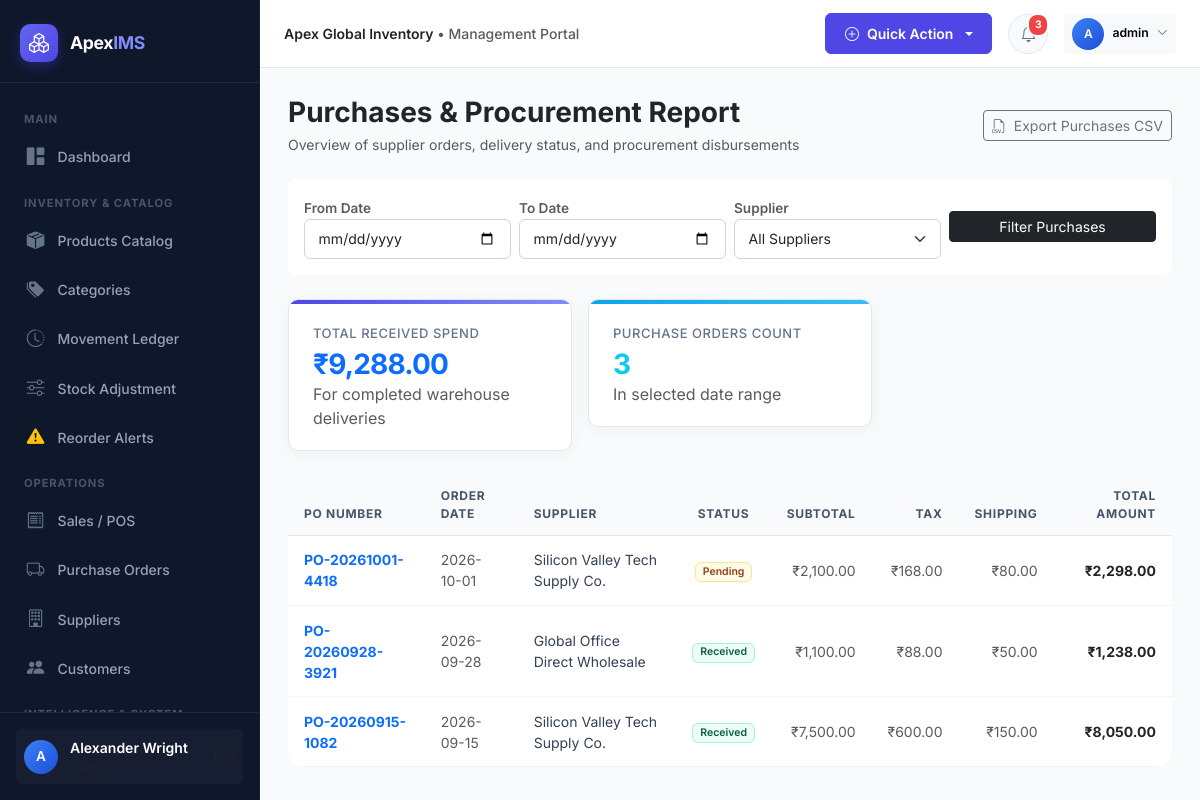
/reports/purchases (signed in), run on the app's committed database.
### models/user.py (models this page shows, shortened)
class User(UserMixin, db.Model):
    __tablename__ = 'users'
    id = db.Column(db.Integer, primary_key=True)
    username = db.Column(db.String(64), unique=True, nullable=False, index=True)
    email = db.Column(db.String(120), unique=True, nullable=False, index=True)
    password_hash = db.Column(db.String(256), nullable=False)
    full_name = db.Column(db.String(100), nullable=False)
    phone = db.Column(db.String(25))
    role_id = db.Column(db.Integer, db.ForeignKey('roles.id'), nullable=False)
    is_active = db.Column(db.Boolean, default=True)
    last_login = db.Column(db.DateTime)
    created_at = db.Column(db.DateTime, default=datetime.utcnow)
    updated_at = db.Column(db.DateTime, default=datetime.utcnow, onupdate=datetime.utcnow)
    role = db.relationship('Role', back_populates='users')
    purchases = db.relationship('PurchaseOrder', back_populates='user', lazy='dynamic')
    sales = db.relationship('Sale', back_populates='user', lazy='dynamic')
    inventory_transactions = db.relationship('InventoryTransaction', back_populates='user', lazy='dynamic')
    stock_adjustments = db.relationship('StockAdjustment', back_populates='user', lazy='dynamic')
    audit_logs = db.relationship('AuditLog', back_populates='user', lazy='dynamic')
    def has_role(self, *role_names):
        if not self.role:
            return False
        return self.role.name in role_names
    @property
    def is_admin(self):
        return self.role and self.role.name == 'Admin'

### models/purchase.py (models this page shows, shortened)
class PurchaseOrder(db.Model):
    __tablename__ = 'purchase_orders'
    id = db.Column(db.Integer, primary_key=True)
    po_number = db.Column(db.String(64), unique=True, nullable=False, index=True)
    supplier_id = db.Column(db.Integer, db.ForeignKey('suppliers.id'), nullable=False)
    user_id = db.Column(db.Integer, db.ForeignKey('users.id'), nullable=False)
    order_date = db.Column(db.DateTime, default=datetime.utcnow, nullable=False)
    status = db.Column(db.String(20), default='Received', index=True)  # Pending, Received, Cancelled
    subtotal = db.Column(db.Float, default=0.0, nullable=False)
    tax_amount = db.Column(db.Float, default=0.0, nullable=False)
    discount_amount = db.Column(db.Float, default=0.0, nullable=False)
    shipping_fee = db.Column(db.Float, default=0.0, nullable=False)
    total_amount = db.Column(db.Float, default=0.0, nullable=False)
    payment_status = db.Column(db.String(20), default='Paid')  # Paid, Partial, Unpaid
    notes = db.Column(db.Text)
    created_at = db.Column(db.DateTime, default=datetime.utcnow)
    supplier = db.relationship('Supplier', back_populates='purchases')
    user = db.relationship('User', back_populates='purchases')
    items = db.relationship('PurchaseItem', back_populates='purchase', cascade='all, delete-orphan')

### models/product.py (models this page shows, shortened)
class Supplier(db.Model):
    __tablename__ = 'suppliers'
    id = db.Column(db.Integer, primary_key=True)
    name = db.Column(db.String(150), nullable=False, index=True)
    contact_person = db.Column(db.String(100))
    email = db.Column(db.String(120), index=True)
    phone = db.Column(db.String(30))
    address = db.Column(db.Text)
    tax_number = db.Column(db.String(50))
    notes = db.Column(db.Text)
    is_active = db.Column(db.Boolean, default=True)
    created_at = db.Column(db.DateTime, default=datetime.utcnow)
    products = db.relationship('Product', back_populates='supplier', lazy='dynamic')
    purchases = db.relationship('PurchaseOrder', back_populates='supplier', lazy='dynamic')

### routes/reports.py (the view, shortened to what this page needs)
@reports_bp.route('/reports/purchases')
@login_required
def purchases_report():
    start_date_str = request.args.get('start_date')
    end_date_str = request.args.get('end_date')
    supplier_id = request.args.get('supplier_id', type=int)
    query = PurchaseOrder.query
    if start_date_str:
        try:
            start_date = datetime.strptime(start_date_str, '%Y-%m-%d')
            query = query.filter(PurchaseOrder.order_date >= start_date)
        except ValueError:
            pass
    if end_date_str:
        try:
            end_date = datetime.strptime(end_date_str, '%Y-%m-%d') + timedelta(days=1)
            query = query.filter(PurchaseOrder.order_date < end_date)
        except ValueError:
            pass
    if supplier_id:
        query = query.filter(PurchaseOrder.supplier_id == supplier_id)
    purchases = query.order_by(PurchaseOrder.order_date.desc()).all()
    total_spent = sum(p.total_amount for p in purchases if p.status == 'Received')
    suppliers = Supplier.query.order_by(Supplier.name).all()
    export_format = request.args.get('export')
    return render_template(
        'reports/purchases_report.html',
        purchases=purchases,
        suppliers=suppliers,
        start_date=start_date_str,
        end_date=end_date_str,
        selected_supplier=supplier_id,
        total_spent=total_spent
    )

### utils/helpers.py (called while the page is built)
def format_currency(value):
    try:
        val = float(value or 0)
        return f"{Config.CURRENCY_SYMBOL}{val:,.2f}"
    except (ValueError, TypeError):
        return f"{Config.CURRENCY_SYMBOL}0.00"

### templates/reports/purchases_report.html (shortened to what this page needs)
{% extends "base.html" %}
{% block content %}
<div class="d-flex flex-column flex-md-row align-items-md-center justify-content-between mb-4 gap-3">
  <div>
    <h3 class="fw-bold text-dark mb-1">Purchases & Procurement Report</h3>
    <p class="text-muted small mb-0">Overview of supplier orders, delivery status, and procurement disbursements</p>
  </div>
  <a href="{{ url_for('reports.purchases_report', export='csv', start_date=start_date, end_date=end_date, supplier_id=selected_supplier) }}" class="btn btn-outline-secondary btn-sm">
    <i class="bi bi-filetype-csv me-1"></i> Export Purchases CSV
  </a>
</div>
<div class="card border-0 shadow-card rounded-3 mb-4">
  <div class="card-body p-3">
    <form method="GET" action="{{ url_for('reports.purchases_report') }}" class="row g-2 align-items-center">
      <div class="col-md-3">
        <label class="form-label extra-small text-muted mb-0">From Date</label>
        <input type="date" name="start_date" class="form-control form-control-sm" value="{{ start_date or '' }}">
      </div>
      <div class="col-md-3">
        <label class="form-label extra-small text-muted mb-0">To Date</label>
        <input type="date" name="end_date" class="form-control form-control-sm" value="{{ end_date or '' }}">
      </div>
      <div class="col-md-3">
        <label class="form-label extra-small text-muted mb-0">Supplier</label>
        <select name="supplier_id" class="form-select form-select-sm">
          <option value="">All Suppliers</option>
        </select>
      </div>
      <div class="col-md-3 d-flex align-items-end gap-1">
        <button type="submit" class="btn btn-sm btn-dark w-100">Filter Purchases</button>
      </div>
    </form>
  </div>
</div>
<div class="row g-3 mb-4">
  <div class="col-md-4">
    <div class="stat-card primary">
      <span class="stat-label">Total Received Spend</span>
      <div class="stat-value text-primary mt-1">{{ total_spent|currency }}</div>
      <span class="text-muted extra-small">For completed warehouse deliveries</span>
    </div>
  </div>
  <div class="col-md-4">
    <div class="stat-card info">
      <span class="stat-label">Purchase Orders Count</span>
      <div class="stat-value text-info mt-1">{{ purchases|length }}</div>
      <span class="text-muted extra-small">In selected date range</span>
    </div>
  </div>
</div>
<div class="card border-0 shadow-card rounded-4 overflow-hidden">
  <div class="table-responsive">
    <table class="table table-custom mb-0">
      <thead>
        <tr>
          <th>PO Number</th>
          <th>Order Date</th>
          <th>Supplier</th>
          <th class="text-center">Status</th>
          <th class="text-end">Subtotal</th>
          <th class="text-end">Tax</th>
          <th class="text-end">Shipping</th>
          <th class="text-end">Total Amount</th>
        </tr>
      </thead>
      <tbody>
        {% for po in purchases %}
        <tr>
          <td>
            <a href="{{ url_for('purchases.view', id=po.id) }}" class="fw-bold text-primary text-decoration-none">
              {{ po.po_number }}
            </a>
          </td>
          <td class="small text-muted">{{ po.order_date.strftime('%Y-%m-%d') }}</td>
          <td>{{ po.supplier.name if po.supplier else 'N/A' }}</td>
          <td class="text-center">
            {% if po.status == 'Received' %}
              <span class="badge badge-soft-success">Received</span>
            {% elif po.status == 'Pending' %}
              <span class="badge badge-soft-warning">Pending</span>
            {% else %}
              <span class="badge badge-soft-secondary">{{ po.status }}</span>
            {% endif %}
          </td>
          <td class="text-end text-muted small">{{ po.subtotal|currency }}</td>
          <td class="text-end text-muted small">{{ po.tax_amount|currency }}</td>
          <td class="text-end text-muted small">{{ po.shipping_fee|currency }}</td>
          <td class="text-end fw-bold text-dark">{{ po.total_amount|currency }}</td>
        </tr>
        {% else %}
        <tr>
          <td colspan="8" class="text-center py-4 text-muted">No purchase orders found matching criteria.</td>
        </tr>
        {% endfor %}
      </tbody>
    </table>
  </div>
</div>
{% endblock %}

### templates/base.html (shortened to what this page needs)
<!DOCTYPE html>
<html lang="en">
<head>
  <link href="https://cdn.jsdelivr.net/npm/bootstrap@5.3.3/dist/css/bootstrap.min.css" rel="stylesheet">
  <link href="https://cdn.jsdelivr.net/npm/bootstrap-icons@1.11.3/font/bootstrap-icons.min.css" rel="stylesheet">
  <link href="{{ url_for('static', filename='css/style.css') }}" rel="stylesheet">
</head>
<body>
{% if current_user.is_authenticated %}
  <aside id="sidebar-wrapper">
    <div class="sidebar-brand">
      <div class="sidebar-brand-icon">
        <i class="bi bi-boxes"></i>
      </div>
      <div class="sidebar-brand-text">Apex<span>IMS</span></div>
    </div>
    <div class="sidebar-menu">
      <div class="sidebar-heading">Main</div>
      <a href="{{ url_for('dashboard.index') }}" class="nav-link-custom {% if request.endpoint == 'dashboard.index' %}active{% endif %}">
        <i class="bi bi-grid-1x2-fill"></i>
        <span>Dashboard</span>
      </a>
      <div class="sidebar-heading">Inventory & Catalog</div>
      <a href="{{ url_for('products.index') }}" class="nav-link-custom {% if request.endpoint and request.endpoint.startswith('products.') %}active{% endif %}">
        <i class="bi bi-box-seam-fill"></i>
        <span>Products Catalog</span>
      </a>
      <a href="{{ url_for('categories.index') }}" class="nav-link-custom {% if request.endpoint and request.endpoint.startswith('categories.') %}active{% endif %}">
        <i class="bi bi-tags-fill"></i>
        <span>Categories</span>
      </a>
      <a href="{{ url_for('inventory.ledger') }}" class="nav-link-custom {% if request.endpoint == 'inventory.ledger' %}active{% endif %}">
        <i class="bi bi-clock-history"></i>
        <span>Movement Ledger</span>
      </a>
      <a href="{{ url_for('inventory.adjust') }}" class="nav-link-custom {% if request.endpoint == 'inventory.adjust' %}active{% endif %}">
        <i class="bi bi-sliders"></i>
        <span>Stock Adjustment</span>
      </a>
      <a href="{{ url_for('inventory.reorder') }}" class="nav-link-custom {% if request.endpoint == 'inventory.reorder' %}active{% endif %}">
        <i class="bi bi-exclamation-triangle-fill text-warning"></i>
        <span>Reorder Alerts</span>
      </a>
      <div class="sidebar-heading">Operations</div>
      <a href="{{ url_for('sales.index') }}" class="nav-link-custom {% if request.endpoint and request.endpoint.startswith('sales.') %}active{% endif %}">
        <i class="bi bi-receipt"></i>
        <span>Sales / POS</span>
      </a>
      <a href="{{ url_for('purchases.index') }}" class="nav-link-custom {% if request.endpoint and request.endpoint.startswith('purchases.') %}active{% endif %}">
        <i class="bi bi-truck"></i>
        <span>Purchase Orders</span>
      </a>
      <a href="{{ url_for('suppliers.index') }}" class="nav-link-custom {% if request.endpoint and request.endpoint.startswith('suppliers.') %}active{% endif %}">
        <i class="bi bi-building"></i>
        <span>Suppliers</span>
      </a>
      <a href="{{ url_for('customers.index') }}" class="nav-link-custom {% if request.endpoint and request.endpoint.startswith('customers.') %}active{% endif %}">
        <i class="bi bi-people-fill"></i>
        <span>Customers</span>
      </a>
      <div class="sidebar-heading">Intelligence & System</div>
    </div>
    <div class="sidebar-footer">
      <div class="user-badge">
        <div class="user-avatar-sm">
          {{ current_user.full_name[:1] }}
        </div>
        <div class="overflow-hidden flex-grow-1">
          <div class="text-white text-truncate fw-semibold small">{{ current_user.full_name }}</div>
          <div class="text-muted extra-small text-truncate" style="font-size:0.75rem;">{{ current_user.role.name }}</div>
        </div>
        <a href="{{ url_for('auth.logout') }}" class="text-muted hover-white ms-1" title="Sign Out">
          <i class="bi bi-box-arrow-right fs-5"></i>
        </a>
      </div>
    </div>
  </aside>
  <div id="page-content-wrapper">
    <nav class="top-navbar">
      <div class="d-flex align-items-center gap-3">
        <div class="d-none d-md-block text-muted small fw-medium">
          <span class="text-dark fw-semibold">{{ app_config.COMPANY_NAME }}</span> &bull; Management Portal
        </div>
      </div>
      <div class="d-flex align-items-center gap-3">
        <div class="dropdown">
          <button class="btn btn-sm btn-primary dropdown-toggle d-flex align-items-center gap-2" type="button" data-bs-toggle="dropdown">
            <i class="bi bi-plus-circle"></i>
            <span class="d-none d-sm-inline">Quick Action</span>
          </button>
        </div>
        <div class="dropdown">
          <button class="nav-icon-btn" type="button" data-bs-toggle="dropdown" aria-expanded="false">
            <i class="bi bi-bell"></i>
            <span id="notif-badge" class="pulse-badge" style="{% if unread_notifications_count == 0 %}display:none;{% endif %}">
              {{ unread_notifications_count }}
            </span>
          </button>
        </div>
        <div class="dropdown">
          <button class="btn btn-sm btn-light border-0 d-flex align-items-center gap-2" type="button" data-bs-toggle="dropdown">
            <div class="user-avatar-sm" style="width: 32px; height: 32px; font-size: 0.75rem;">
              {{ current_user.full_name[:1] }}
            </div>
            <span class="d-none d-md-inline small fw-semibold">{{ current_user.username }}</span>
            <i class="bi bi-chevron-down extra-small text-muted" style="font-size:0.7rem;"></i>
          </button>
        </div>
      </div>
    </nav>
    <main class="main-body-container">
      {% block content %}{% endblock %}
    </main>
  </div>
{% else %}
  <main class="w-100 min-vh-100 d-flex align-items-center justify-content-center p-3">
    {% block auth_content %}{% endblock %}
  </main>
{% endif %}
</body>
</html>

### data on the page
User: full_name "A", full_name "Alexander Wright", username "admin"
PurchaseOrder: po_number "PO-20261001-4418", order_date "2026-10-01", supplier "Silicon Valley Tech Supply Co.", status "Pending", subtotal "₹2,100.00", tax_amount "₹168.00", shipping_fee "₹80.00", total_amount "₹2,298.00"
PurchaseOrder: po_number "PO-20260928-3921", order_date "2026-09-28", supplier "Global Office Direct Wholesale", status "Received", subtotal "₹1,100.00", tax_amount "₹88.00", shipping_fee "₹50.00", total_amount "₹1,238.00"
PurchaseOrder: po_number "PO-20260915-1082", order_date "2026-09-15", supplier "Silicon Valley Tech Supply Co.", status "Received", subtotal "₹7,500.00", tax_amount "₹600.00", shipping_fee "₹150.00", total_amount "₹8,050.00"

### other printed values
{{ app_config.COMPANY_NAME }} "Apex Global Inventory"
{{ unread_notifications_count }} "3"
{{ total_spent|currency }} "₹9,288.00"
{{ purchases|length }} "3"
